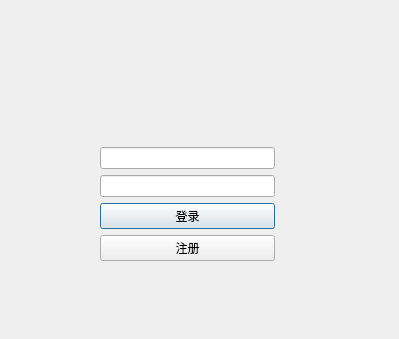
<?xml version="1.0" encoding="UTF-8"?>
<ui version="4.0">
 <class>Login</class>
 <widget class="QDialog" name="Login">
  <property name="geometry">
   <rect>
    <x>0</x>
    <y>0</y>
    <width>399</width>
    <height>339</height>
   </rect>
  </property>
  <property name="windowTitle">
   <string>Dialog</string>
  </property>
  <widget class="QWidget" name="">
   <property name="geometry">
    <rect>
     <x>100</x>
     <y>20</y>
     <width>175</width>
     <height>241</height>
    </rect>
   </property>
   <layout class="QVBoxLayout" name="verticalLayout_2">
    <item>
     <widget class="QLabel" name="wechat">
      <property name="text">
       <string/>
      </property>
      <property name="alignment">
       <set>Qt::AlignCenter</set>
      </property>
     </widget>
    </item>
    <item>
     <layout class="QVBoxLayout" name="verticalLayout">
      <item>
       <widget class="QLineEdit" name="userName">
        <property name="text">
         <string/>
        </property>
       </widget>
      </item>
      <item>
       <widget class="QLineEdit" name="passWord">
        <property name="text">
         <string/>
        </property>
       </widget>
      </item>
      <item>
       <widget class="QPushButton" name="login_btn">
        <property name="text">
         <string>登录</string>
        </property>
       </widget>
      </item>
      <item>
       <widget class="QPushButton" name="register_btn">
        <property name="text">
         <string>注册</string>
        </property>
       </widget>
      </item>
     </layout>
    </item>
   </layout>
  </widget>
 </widget>
 <resources/>
 <connections/>
</ui>
